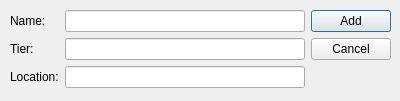
<?xml version="1.0" encoding="UTF-8"?>
<ui version="4.0">
 <class>addTeam</class>
 <widget class="QDialog" name="addTeam">
  <property name="geometry">
   <rect>
    <x>0</x>
    <y>0</y>
    <width>400</width>
    <height>101</height>
   </rect>
  </property>
  <property name="windowTitle">
   <string>Add Team Quick</string>
  </property>
  <widget class="QWidget" name="gridLayoutWidget">
   <property name="geometry">
    <rect>
     <x>10</x>
     <y>10</y>
     <width>381</width>
     <height>80</height>
    </rect>
   </property>
   <layout class="QGridLayout" name="gridLayout">
    <item row="0" column="0">
     <widget class="QLabel" name="LabelName">
      <property name="text">
       <string>Name:</string>
      </property>
     </widget>
    </item>
    <item row="2" column="0">
     <widget class="QLabel" name="LabelLocation">
      <property name="text">
       <string>Location:</string>
      </property>
     </widget>
    </item>
    <item row="1" column="0">
     <widget class="QLabel" name="LabelTier">
      <property name="text">
       <string>Tier:</string>
      </property>
     </widget>
    </item>
    <item row="1" column="1">
     <widget class="QLineEdit" name="editTier"/>
    </item>
    <item row="2" column="1">
     <widget class="QLineEdit" name="editLocation"/>
    </item>
    <item row="0" column="1">
     <widget class="QLineEdit" name="editName"/>
    </item>
    <item row="0" column="2">
     <widget class="QPushButton" name="buttonAdd">
      <property name="text">
       <string>Add</string>
      </property>
     </widget>
    </item>
    <item row="1" column="2">
     <widget class="QPushButton" name="buttonCancel">
      <property name="text">
       <string>Cancel</string>
      </property>
     </widget>
    </item>
   </layout>
  </widget>
 </widget>
 <resources/>
 <connections/>
</ui>
